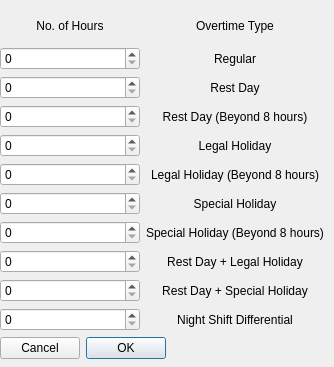
<?xml version="1.0" encoding="UTF-8"?>
<ui version="4.0">
 <class>mainDialog</class>
 <widget class="QDialog" name="mainDialog">
  <property name="geometry">
   <rect>
    <x>0</x>
    <y>0</y>
    <width>334</width>
    <height>367</height>
   </rect>
  </property>
  <property name="windowTitle">
   <string>Dialog</string>
  </property>
  <widget class="QWidget" name="verticalLayoutWidget">
   <property name="geometry">
    <rect>
     <x>0</x>
     <y>10</y>
     <width>324</width>
     <height>349</height>
    </rect>
   </property>
   <layout class="QVBoxLayout" name="verticalLayout">
    <item>
     <layout class="QGridLayout" name="gridLayout">
      <item row="0" column="0">
       <widget class="QLabel" name="hoursLabel">
        <property name="sizePolicy">
         <sizepolicy hsizetype="Minimum" vsizetype="Preferred">
          <horstretch>0</horstretch>
          <verstretch>0</verstretch>
         </sizepolicy>
        </property>
        <property name="minimumSize">
         <size>
          <width>0</width>
          <height>20</height>
         </size>
        </property>
        <property name="text">
         <string>No. of Hours</string>
        </property>
        <property name="alignment">
         <set>Qt::AlignCenter</set>
        </property>
       </widget>
      </item>
      <item row="0" column="1">
       <widget class="QLabel" name="overtimeTypeLabel">
        <property name="text">
         <string>Overtime Type</string>
        </property>
        <property name="alignment">
         <set>Qt::AlignCenter</set>
        </property>
       </widget>
      </item>
      <item row="1" column="1">
       <widget class="QLabel" name="regularLabel">
        <property name="text">
         <string>Regular</string>
        </property>
        <property name="alignment">
         <set>Qt::AlignCenter</set>
        </property>
       </widget>
      </item>
      <item row="2" column="1">
       <widget class="QLabel" name="restLabel">
        <property name="text">
         <string>Rest Day</string>
        </property>
        <property name="alignment">
         <set>Qt::AlignCenter</set>
        </property>
       </widget>
      </item>
      <item row="3" column="1">
       <widget class="QLabel" name="rest8hrLabel">
        <property name="text">
         <string>Rest Day (Beyond 8 hours)</string>
        </property>
        <property name="alignment">
         <set>Qt::AlignCenter</set>
        </property>
       </widget>
      </item>
      <item row="4" column="1">
       <widget class="QLabel" name="legelHolidayLabel">
        <property name="text">
         <string>Legal Holiday</string>
        </property>
        <property name="alignment">
         <set>Qt::AlignCenter</set>
        </property>
       </widget>
      </item>
      <item row="5" column="1">
       <widget class="QLabel" name="legalHoliday8hrLabel">
        <property name="text">
         <string>Legal Holiday (Beyond 8 hours)</string>
        </property>
        <property name="alignment">
         <set>Qt::AlignCenter</set>
        </property>
       </widget>
      </item>
      <item row="6" column="1">
       <widget class="QLabel" name="specialHolidayLabel">
        <property name="text">
         <string>Special Holiday</string>
        </property>
        <property name="alignment">
         <set>Qt::AlignCenter</set>
        </property>
       </widget>
      </item>
      <item row="7" column="1">
       <widget class="QLabel" name="specialHolidayLabel_2">
        <property name="text">
         <string>Special Holiday (Beyond 8 hours)</string>
        </property>
        <property name="alignment">
         <set>Qt::AlignCenter</set>
        </property>
       </widget>
      </item>
      <item row="8" column="1">
       <widget class="QLabel" name="restDayLegelHolidayLabel">
        <property name="text">
         <string>Rest Day + Legal Holiday</string>
        </property>
        <property name="alignment">
         <set>Qt::AlignCenter</set>
        </property>
       </widget>
      </item>
      <item row="9" column="1">
       <widget class="QLabel" name="restDaySpecialHolidayLabel">
        <property name="text">
         <string>Rest Day + Special Holiday</string>
        </property>
        <property name="alignment">
         <set>Qt::AlignCenter</set>
        </property>
       </widget>
      </item>
      <item row="10" column="1">
       <widget class="QLabel" name="nightShiftLabel">
        <property name="text">
         <string>Night Shift Differential</string>
        </property>
        <property name="alignment">
         <set>Qt::AlignCenter</set>
        </property>
       </widget>
      </item>
      <item row="1" column="0">
       <widget class="QSpinBox" name="regularSpinBox"/>
      </item>
      <item row="2" column="0">
       <widget class="QSpinBox" name="restDaySpinBox"/>
      </item>
      <item row="3" column="0">
       <widget class="QSpinBox" name="restDay8HrSpinBox"/>
      </item>
      <item row="4" column="0">
       <widget class="QSpinBox" name="legalHolidaySpinBox"/>
      </item>
      <item row="5" column="0">
       <widget class="QSpinBox" name="legalHoliday8hrSpinBox"/>
      </item>
      <item row="6" column="0">
       <widget class="QSpinBox" name="specialHolidaySpinBox"/>
      </item>
      <item row="7" column="0">
       <widget class="QSpinBox" name="specialHoliday8hrSpinBox"/>
      </item>
      <item row="8" column="0">
       <widget class="QSpinBox" name="restDayAndLegalSpinBox"/>
      </item>
      <item row="9" column="0">
       <widget class="QSpinBox" name="restDayAndSpecialSpinBox"/>
      </item>
      <item row="10" column="0">
       <widget class="QSpinBox" name="nightShiftSpinBox"/>
      </item>
     </layout>
    </item>
    <item>
     <widget class="QDialogButtonBox" name="buttonBox">
      <property name="layoutDirection">
       <enum>Qt::RightToLeft</enum>
      </property>
      <property name="orientation">
       <enum>Qt::Horizontal</enum>
      </property>
      <property name="standardButtons">
       <set>QDialogButtonBox::Cancel|QDialogButtonBox::Ok</set>
      </property>
     </widget>
    </item>
   </layout>
  </widget>
 </widget>
 <resources/>
 <connections>
  <connection>
   <sender>buttonBox</sender>
   <signal>accepted()</signal>
   <receiver>Dialog</receiver>
   <slot>accept()</slot>
   <hints>
    <hint type="sourcelabel">
     <x>248</x>
     <y>254</y>
    </hint>
    <hint type="destinationlabel">
     <x>157</x>
     <y>274</y>
    </hint>
   </hints>
  </connection>
  <connection>
   <sender>buttonBox</sender>
   <signal>rejected()</signal>
   <receiver>Dialog</receiver>
   <slot>reject()</slot>
   <hints>
    <hint type="sourcelabel">
     <x>316</x>
     <y>260</y>
    </hint>
    <hint type="destinationlabel">
     <x>286</x>
     <y>274</y>
    </hint>
   </hints>
  </connection>
 </connections>
</ui>
